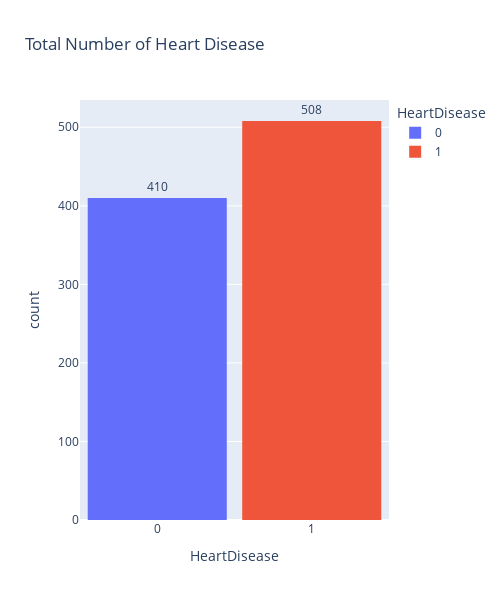

Notebook code for this chart:
### Markdown cell above
# Q1: What's the population for this data set? How many person who had heart disease? What's the percentage in this population?

### Code cell
#Total number of Heart Disease in histogram
fig_number_of_heart_disease = px.histogram(df, x="HeartDisease",title="Total Number of Heart Disease",text_auto=True, width=500, height=600,color=("HeartDisease"))
fig_number_of_heart_disease.update_layout(bargap=0.1)
fig_number_of_heart_disease.update_traces(textposition="outside")
fig_number_of_heart_disease.update_xaxes(nticks=3)
fig_number_of_heart_disease.show()
# 0 represent not diagnosed for heart disease
# 1 represent diagnosed for heart disease

### Figure 1 — Plotly figure (JSON) as saved in the notebook; plotly's stock layout.template omitted (floating-point values rounded to 4 significant figures; data arrays with more than 128 entries replaced by an {"elided": "..."} marker saying what was removed)
{"data": [{"alignmentgroup": "True", "bingroup": "x", "hovertemplate": "HeartDisease=%{x}<br>count=%{y}<extra></extra>", "legendgroup": "0", "marker": {"color": "#636efa", "pattern": {"shape": ""}}, "name": "0", "offsetgroup": "0", "orientation": "v", "showlegend": true, "textposition": "outside", "texttemplate": "%{value}", "type": "histogram", "x": {"elided": "410 int values"}, "xaxis": "x", "yaxis": "y"}, {"alignmentgroup": "True", "bingroup": "x", "hovertemplate": "HeartDisease=%{x}<br>count=%{y}<extra></extra>", "legendgroup": "1", "marker": {"color": "#EF553B", "pattern": {"shape": ""}}, "name": "1", "offsetgroup": "1", "orientation": "v", "showlegend": true, "textposition": "outside", "texttemplate": "%{value}", "type": "histogram", "x": {"elided": "508 int values"}, "xaxis": "x", "yaxis": "y"}], "layout": {"bargap": 0.1, "barmode": "relative", "height": 600, "legend": {"title": {"text": "HeartDisease"}, "tracegroupgap": 0}, "title": {"text": "Total Number of Heart Disease"}, "width": 500, "xaxis": {"anchor": "y", "categoryarray": [0, 1], "categoryorder": "array", "domain": [0, 1], "nticks": 3, "title": {"text": "HeartDisease"}}, "yaxis": {"anchor": "x", "domain": [0, 1], "title": {"text": "count"}}}}
